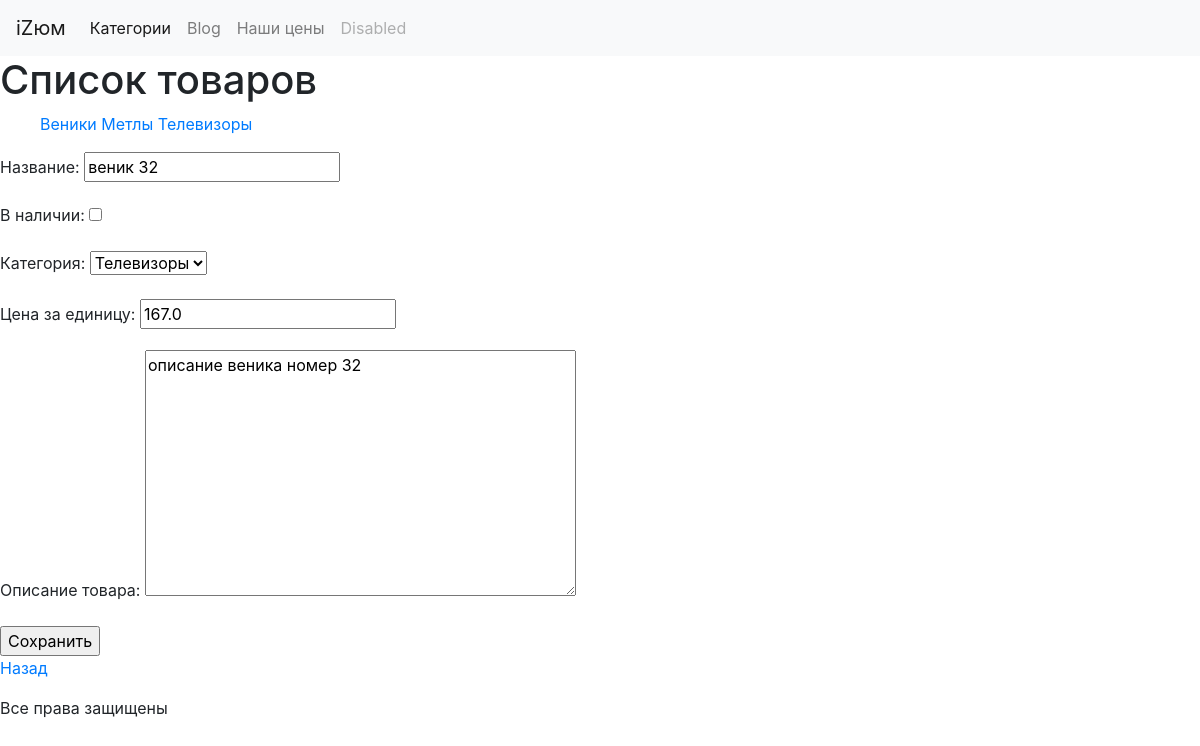
Before: /goods/good/3/edit/ with the older database file.
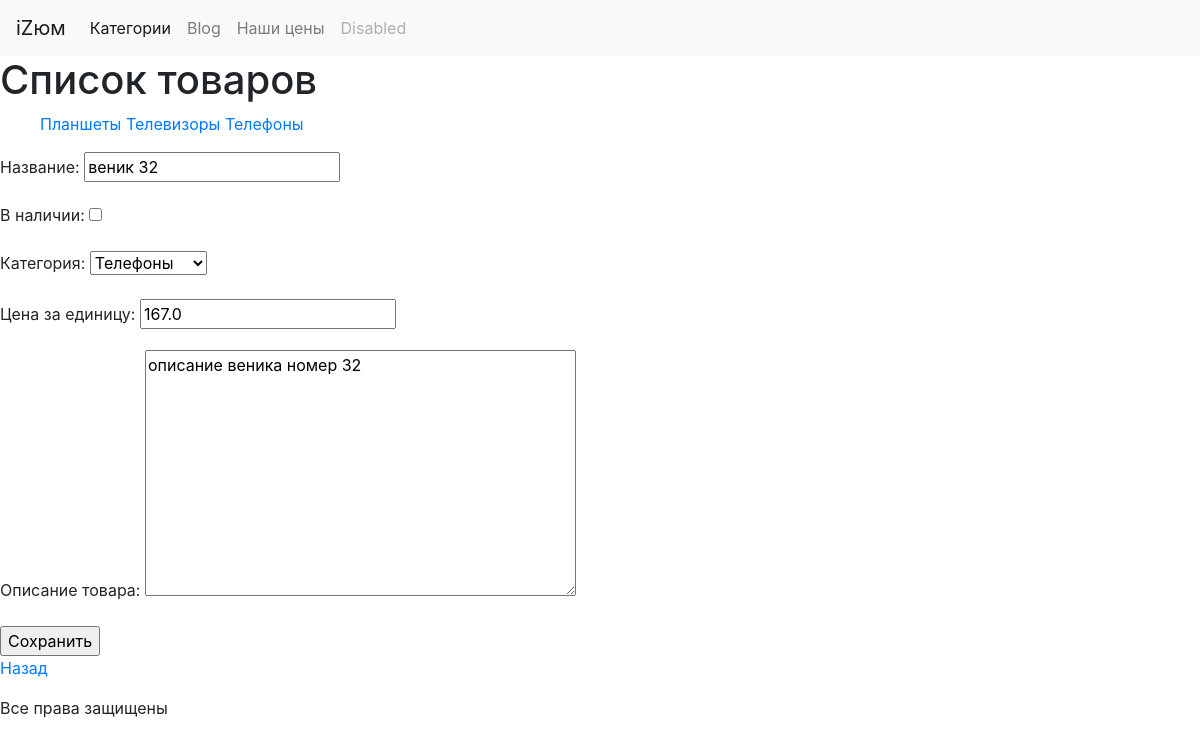
After: the same page with the newer database file.
### page/models.py (models this page shows, shortened)
class Category(models.Model):
    name = models.CharField(max_length=100, unique=True, verbose_name="Название")
    description = models.TextField(verbose_name="Описание")
    class Meta:
        verbose_name = 'Категория'
        verbose_name_plural = "Категории"
    def __str__(self):
        return self.name

class Good(models.Model):
    name = models.CharField(max_length=100, unique=True, verbose_name="Название")
    in_stock = models.BooleanField(default=True, db_index=True, verbose_name="В наличии")
    category = models.ForeignKey(Category, null=True, blank=True, on_delete=models.SET_NULL, verbose_name="Категория")
    price = models.FloatField(default=0, verbose_name="Цена за единицу")
    description = models.TextField(default=" ", verbose_name="Описание товара")
    class Meta:
        ordering = ["-price", "name"]
        unique_together = ("category", "name", "price", "description")
        verbose_name = 'Товар'
        verbose_name_plural = "Товары"

### page/twviews.py (the view, shortened to what this page needs)
# urls.py: url(r'^good/(?P<good_id>\d+)/edit/$', GoodUpdate.as_view(), name="good_edit"),
class GoodUpdate(UpdateView, GoodEditMixin, GoodEditView):
    model = Good
    template_name = "good_edit.html"
    pk_url_kwarg = "good_id"
    fields = '__all__'  # в интернете нашел такое решение, но оно не работает ???

### page/twviews.py (called while the page is built)
    def get_context_data(self, **kwargs):
        context = super().get_context_data(**kwargs)
        context["cats"] = Category.objects.order_by("name")
        return context

    def get_context_data(self, **kwargs):
        context = super(GoodEditMixin, self).get_context_data(**kwargs)
        try:
            context["pn"] = self.request.GET["page"]
        except KeyError:
            context["pn"] = "1"
        return context

### templates/good_edit.html (shortened to what this page needs)
{% extends "base.html" %}
{% block main %}
<form action="" method="post">
    {{form.as_p}}
    <input type="submit" value="Сохранить">
</form>
<p><a href="{% url "index" cat_id=good.category.id %}?page={{pn}}">Назад</a></p>
{%endblock %}

### templates/base.html (shortened to what this page needs)
<!DOCTYPE html>
{% load staticfiles %}
<html lang="en">
<head>
    <link type="text/css" href="{%static "main.css" %}" rel="stylesheet">
    <link rel="stylesheet" href="https://stackpath.bootstrapcdn.com/bootstrap/4.1.3/css/bootstrap.min.css">
    <nav class="navbar navbar-expand-lg navbar-light bg-light">
  <a class="navbar-brand" href="{{index}}">iZюм</a>
  <div class="collapse navbar-collapse" id="navbarNavAltMarkup">
    <div class="navbar-nav">
      <a class="nav-item nav-link active" href="{{goods.category}}">Категории<span class="sr-only">(current)</span></a>
      <a class="nav-item nav-link" href="/blog/">Blog</a>
      <a class="nav-item nav-link" href="#">Наши цены</a>
      <a class="nav-item nav-link disabled" href="#">Disabled</a>
    </div>
  </div>
</nav>
</head>
<body>
<div id="header">
    <h1>Список товаров</h1>
</div>
<div id="leftmenu">
    <ul>
        {% for cat in cats %}
        {% url "index" cat_id=cat.id as cat_url %}
        <a href="{{cat_url }}">{{cat.name}}</a>
        {%endfor %}
    </ul>
</div>
<div id="main">
    {% block main %}
    {%endblock%}
</div>
<div id="footer">
    <p>Все права защищены</p>
</div>
</body>
</html>

Changed rows visible on the page:
removed Category: name "Веники"
removed Category: name "Метлы"
added Category: name "Планшеты"
added Category: name "Телефоны"
changed Good "описание веника номер 32": category "Телевизоры" → "Телефоны"
